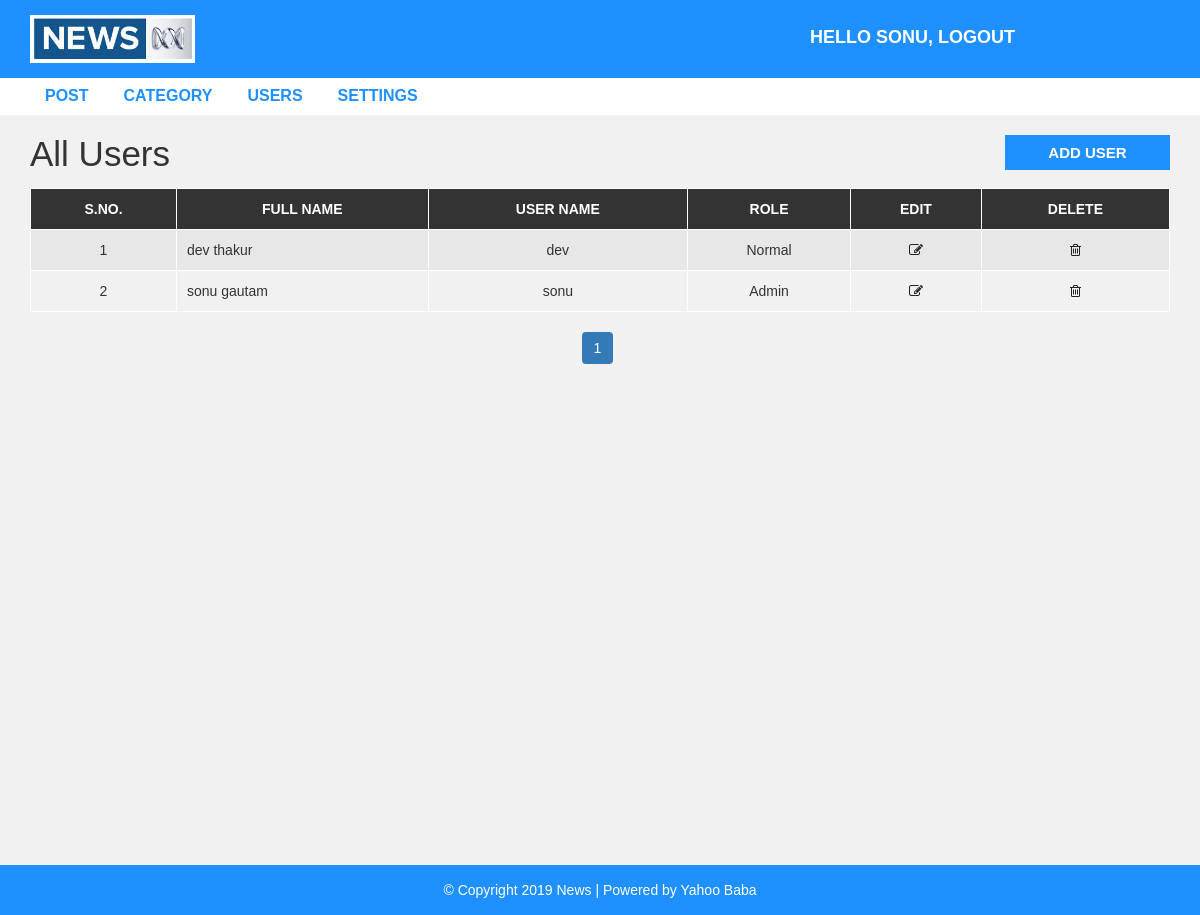
The page /admin/users.php (signed in) on the database its author committed.
### tables this page shows
CREATE TABLE `user` (
  `user_id` int(10) UNSIGNED NOT NULL,
  `first_name` varchar(30) NOT NULL,
  `last_name` varchar(30) NOT NULL,
  `username` varchar(30) DEFAULT NULL,
  `password` varchar(40) DEFAULT NULL,
  `role` int(11) NOT NULL
);

### admin/users.php (the view, shortened to what this page needs)
<?php include "header.php";
?>
  <div id="admin-content">
      <div class="container">
          <div class="row">
              <div class="col-md-10">
                  <h1 class="admin-heading">All Users</h1>
              </div>
              <div class="col-md-2">
                  <a class="add-new" href="add-user.php">add user</a>
              </div>
              <div class="col-md-12">
                <?php
                  include "config.php";
                  $limit = 3;
                  if(isset($_GET['page'])){
                    $page = $_GET['page'];
                  }else{
                    $page = 1;
                  }
                  $offset = ($page - 1) * $limit;
                  $sql = "SELECT * FROM user ORDER BY user_id DESC LIMIT {$offset},{$limit}";
                  $result = mysqli_query($conn, $sql) or die("Query Failed.");
                  if(mysqli_num_rows($result) > 0){
                ?>
                  <table class="content-table">
                      <thead>
                          <th>S.No.</th>
                          <th>Full Name</th>
                          <th>User Name</th>
                          <th>Role</th>
                          <th>Edit</th>
                          <th>Delete</th>
                      </thead>
                      <tbody>
                        <?php
                          $serial = $offset + 1;
                          while($row = mysqli_fetch_assoc($result)) {
                        ?>
                          <tr>
                              <td class='id'><?php echo $serial; ?></td>
                              <td><?php echo $row['first_name'] . " ". $row['last_name']; ?></td>
                              <td><?php echo $row['username']; ?></td>
                              <td><?php
                                  if($row['role'] == 1){
                                    echo "Admin";
                                  }else{
                                    echo "Normal";
                                  }
                               ?></td>
                              <td class='edit'><a href='update-user.php?id=<?php echo $row["user_id"]; ?>'><i class='fa fa-edit'></i></a></td>
                              <td class='delete'><a href='delete-user.php?id=<?php echo $row["user_id"]; ?>'><i class='fa fa-trash-o'></i></a></td>
                          </tr>
                        <?php
                          $serial++;
                        } ?>
                      </tbody>
                  </table>
                  <?php
                }else {
                  echo "<h3>No Results Found.</h3>";
                }
                $sql1 = "SELECT * FROM user";
                $result1 = mysqli_query($conn, $sql1) or die("Query Failed.");
                if(mysqli_num_rows($result1) > 0){
                  $total_records = mysqli_num_rows($result1);
                  $total_page = ceil($total_records / $limit);
                  echo '<ul class="pagination admin-pagination">';
                  for($i = 1; $i <= $total_page; $i++){
                    if($i == $page){
                      $active = "active";
                    }else{
                      $active = "";
                    }
                    echo '<li class="'.$active.'"><a href="users.php?page='.$i.'">'.$i.'</a></li>';
                  }
                  echo '</ul>';
                }
                  ?>
              </div>
          </div>
      </div>
  </div>
<?php include "footer.php"; ?>

### css/style.css (style rules this page uses)
body { background: #f1f1f1; font-family: sans-serif,arial,Helvetica; }
a, a:hover, a:focus { text-decoration: none; outline: none; }
ul { margin:0; padding:0; list-style:none; }
#admin-content { padding: 20px 0; min-height: 750px; }
#admin-content .admin-heading { font-size: 35px; margin: 0 0 15px; }
#admin-content .add-new { color: #fff; background-color: #1E90FF; font-size: 15px; font-weight: 600; text-align: center; text-transform: uppercase; padding: 7px 10px; display: block; transition: all 0.3s; }
#admin-content .content-table { border: 1px solid #000; width: 100%; margin: 0 0 20px; }
#admin-content .content-table thead { color: #fff; background-color: #333; }
#admin-content .content-table th { padding: 10px; border: 1px solid #fff; font-weight: 600; text-align: center; text-transform: uppercase; }
#admin-content .content-table tbody { color: #333; }
#admin-content .content-table tbody tr { background-color: #e7e7e7; }
#admin-content .content-table tbody tr:nth-child(even) { background-color: transparent; }
#admin-content .content-table tbody td { padding: 10px; border: 1px solid #fff; text-align: center; }
#admin-content .content-table tbody td:nth-child(2) { text-align: left; }
#admin-content .admin-pagination { margin: 0; }
#admin-content .admin-pagination li a { display: block; }
.id, .edit, .delete { text-align:center; }
.pagination { display: block; text-align: center; margin: 0; }
.pagination li { display:inline-block; margin: 0 5px 0 0; }
.pagination li a { border: none; background: #1e90ff; color: #fff; }
i.fa { color:#222; }

### rows shown on the page
user: first_name "dev", last_name "thakur", username "dev", role "Normal"
user: first_name "sonu", last_name "gautam", username "sonu", role "Admin"

### other values the page prints
$_SESSION["username"] "SONU"
